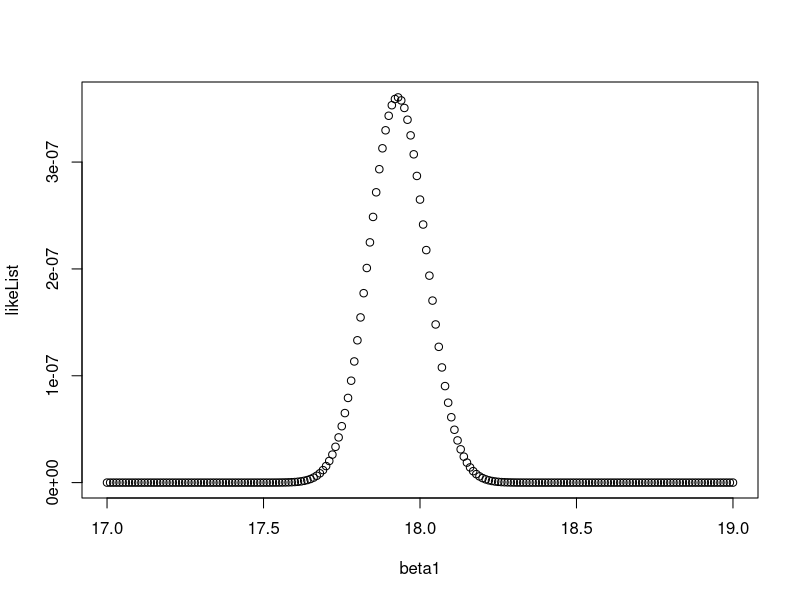

This chart was generated by the following R code:
## ---- chunk 1
likelihood = function(xList, yList, sigma, beta1) {
  value = 1
  for (i in 1:length(xList))
  {
    value = value * 1/(sqrt(2*pi)*sigma) * exp(-1/2*(yList[i]-beta1*xList[i])^2/(sigma^2))
  }
  return(value)
}
## ---- chunk 2
xList <- c(7,12,4,14,25,30)
yList <- c(128,213,75,250,446,540)

likelihood(xList, yList, 4, 17)
likelihood(xList, yList, 4, 18)
likelihood(xList, yList, 4, 19)
## ---- chunk 3
maxLikelihood <- function(xList,yList){
  value = sum(xList*yList)/sum(xList^2)
  return(value)
}
maxLikelihood(xList,yList)
## ---- chunk 4
beta1 <- seq(17, 19, by=0.01)
likeList = likelihood(xList,yList,4,beta1)
plot(beta1,likeList)
